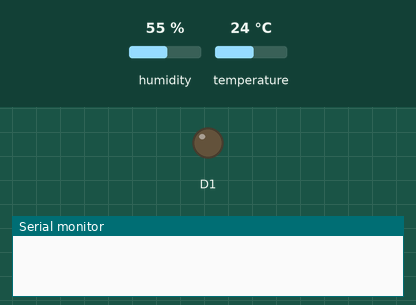
A sketch run on a simulated ESP8266 (NodeMCU). On the bench: output pins drawn as LEDs (lit = HIGH), the last lines printed to the serial monitor. The test bench sets the inputs (shaded band); at power-on: humidity 55 %, temperature 24 °C. WiFi joins after 1.5 s; servers stay silent unless stated; uploads are accepted with an empty reply.

Above: at 0.1 s.
At 2.3 s:
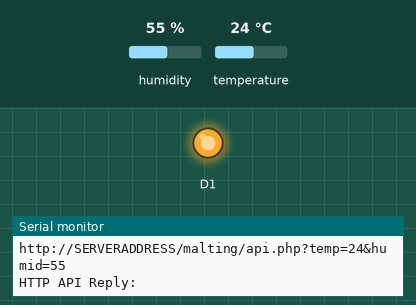
Timing chart, 0 to 3.8 s (numbered marks = the images above):
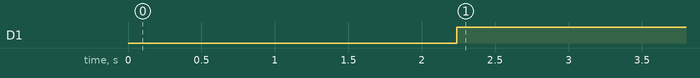

The sketch:

sketch_dec05a.ino
```cpp
#include "DHT.h"
#include "ESP8266WiFi.h"
#include "ESP8266HTTPClient.h"

#define DHTPIN 2
#define DHTTYPE DHT11 // DHT 11

const char* ssid = "SSID"; //WiFi SSID
const char* password = "PASSWORD"; //WiFi Password

DHT dht(DHTPIN, DHTTYPE);

void setup() {
  pinMode(D1, OUTPUT);

  Serial.begin(9600);
  dht.begin();

  WiFi.begin(ssid, password);
  while (WiFi.status() != WL_CONNECTED) {
    delay(1000);
    Serial.println("Connecting..");
  }
}

boolean state = false;

void loop() {
  int t = dht.readTemperature();
  int h = dht.readHumidity();

  if (isnan(t)){
    Serial.println("Failed to read from DHT");
  } else {
    Serial.print("Temperature: ");
    Serial.print(t);
    Serial.println(" *C");

    //REPORT
    if (WiFi.status() == WL_CONNECTED) {
      HTTPClient http;
      String apicall = "http://SERVERADDRESS/malting/api.php?temp=" + String(t) + "&humid=" + String(h); //API CALL ADDRESS
      Serial.println(apicall);
      http.begin(apicall);
      int httpCode = http.GET();

      if (httpCode > 0) {
        String payload = http.getString();
        Serial.print("HTTP API Reply: ");
        Serial.println(payload);
      }
      http.end();
    }


    //RELAY
    if(state == false){
      if(t >= 19){
        digitalWrite(D1, HIGH);
      }else{
        digitalWrite(D1, LOW);
        state = true;
      }
    }
    if(state == true){
      if(t >= 21){
        digitalWrite(D1, HIGH);
        state = false;
      }else{
        digitalWrite(D1, LOW);
      }
    }

    delay(10000);
  }
}
```

Measured:
- by itself, D1: LOW → HIGH at 2.2 s
